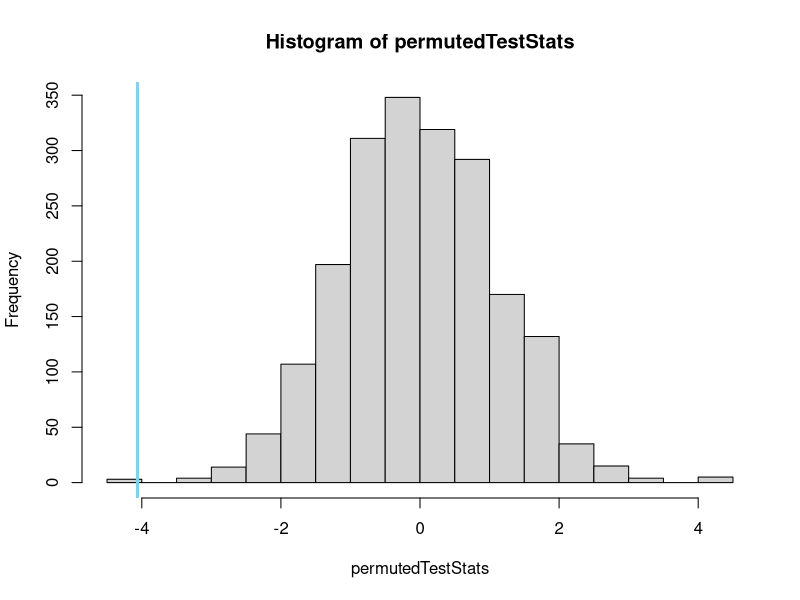

Write R code to recreate this figure.
## ---- chunk 1
# library(mosaic)
# library(car)
## ---- chunk 2
# Perform the initial test:
myTest <- with(sleep, t.test(extra[group==1], extra[group==2], paired = TRUE, mu = 0))
# Get the test statistic from the test:
observedTestStat <- myTest$statistic


# Obtain the permutation sampling distribution 
N <- 2000
permutedTestStats <- rep(NA, N)
for (i in 1:N){
  permuteData <- sample(x=c(-1,1), size=10, replace=TRUE) 
  permutedTest <- with(sleep, t.test(permuteData*(extra[group==1] - extra[group==2]), mu = 0))
  #Note, t.test(group1 - group2) is the same as t.test(group1, group2, paired=TRUE).
  permutedTestStats[i] <- permutedTest$statistic
}
hist(permutedTestStats)
abline(v=observedTestStat, col='skyblue', lwd=3)

# Greater than p-value: (not what we want here)
sum(permutedTestStats >= observedTestStat)/N


# Less than p-value:
sum(permutedTestStats <= observedTestStat)/N
# Correct two sided p-value for this study:
2*sum(permutedTestStats <= observedTestStat)/N

